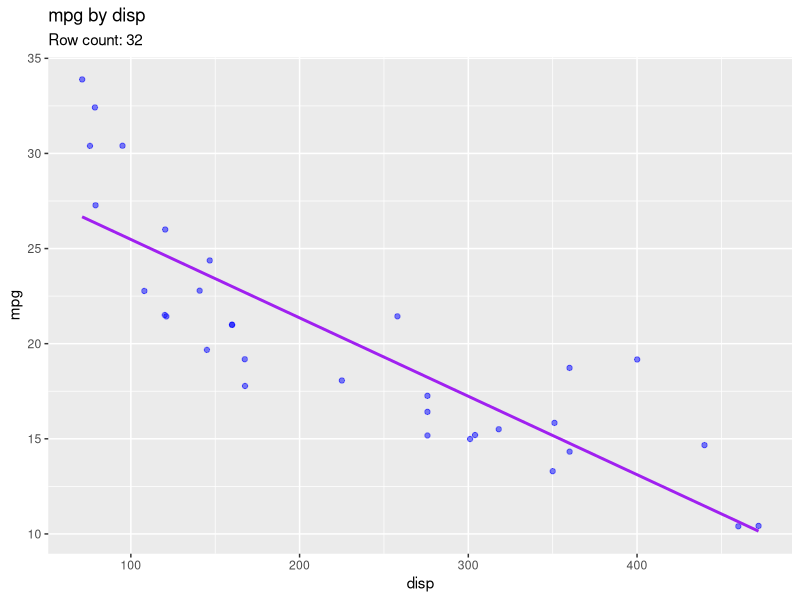
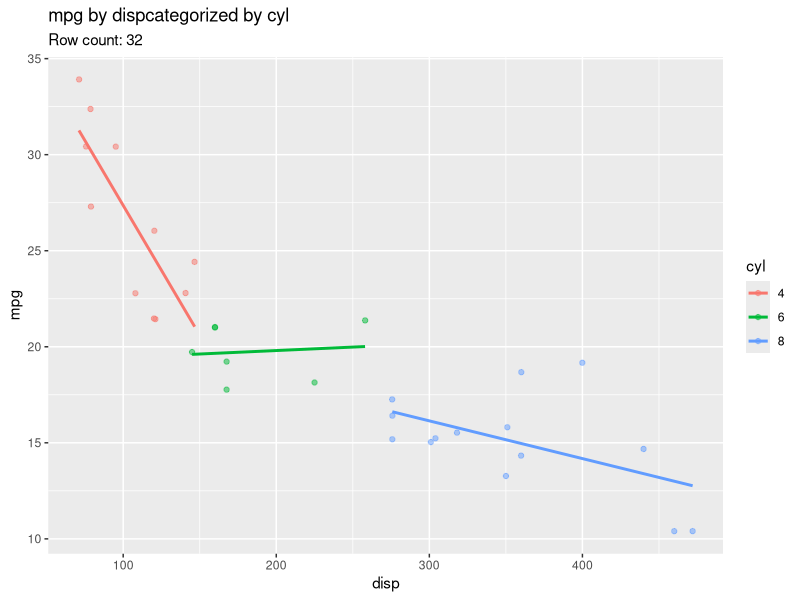
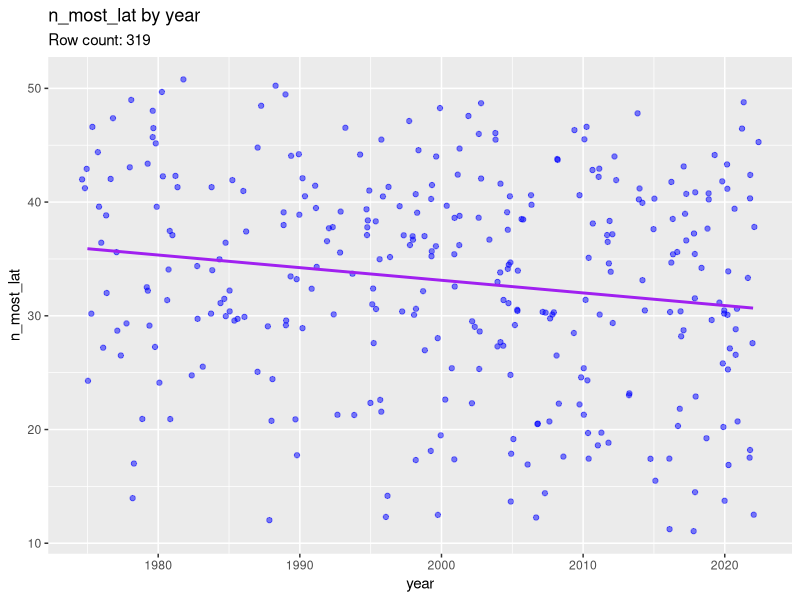
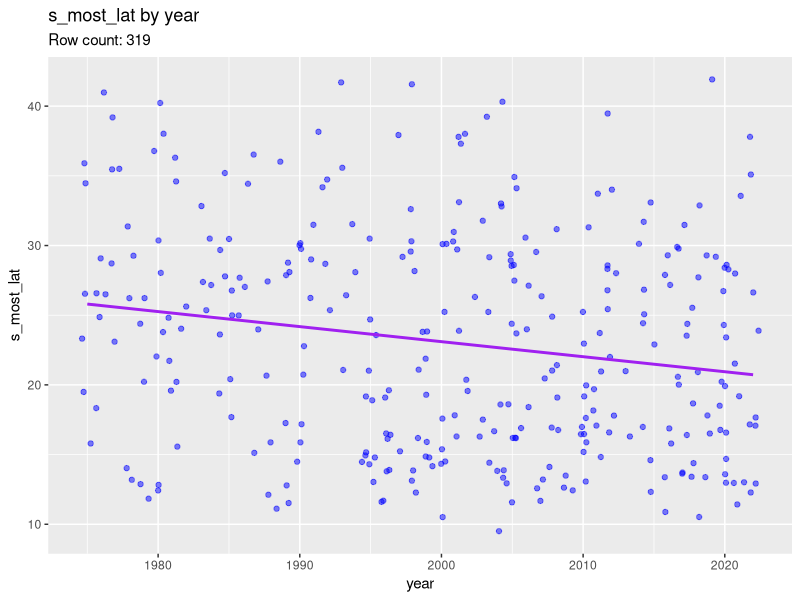
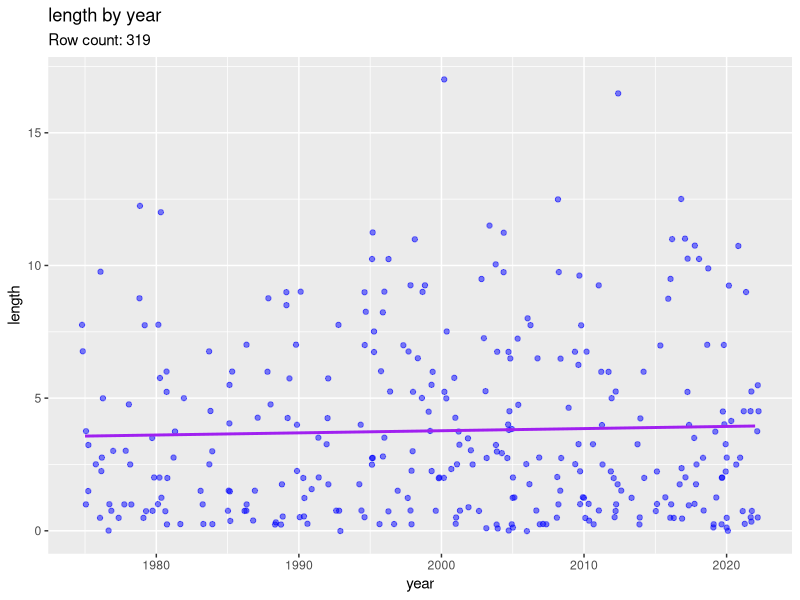
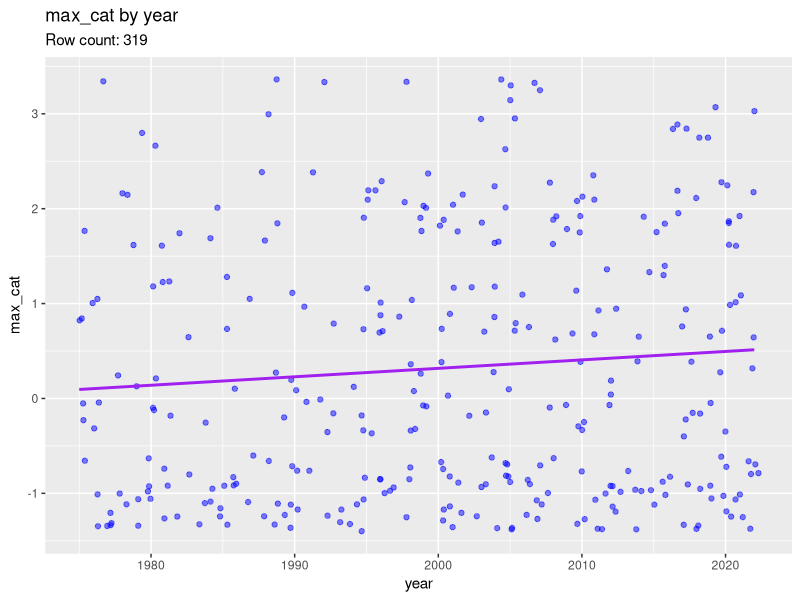
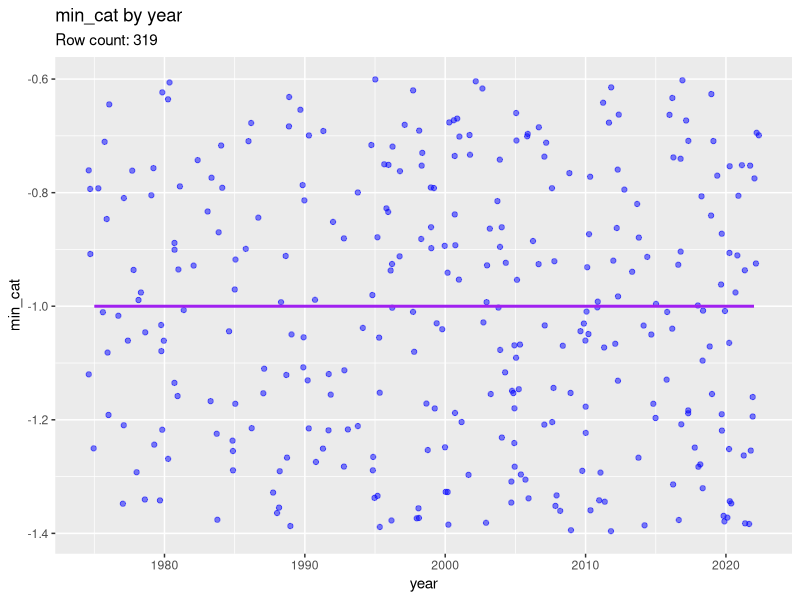
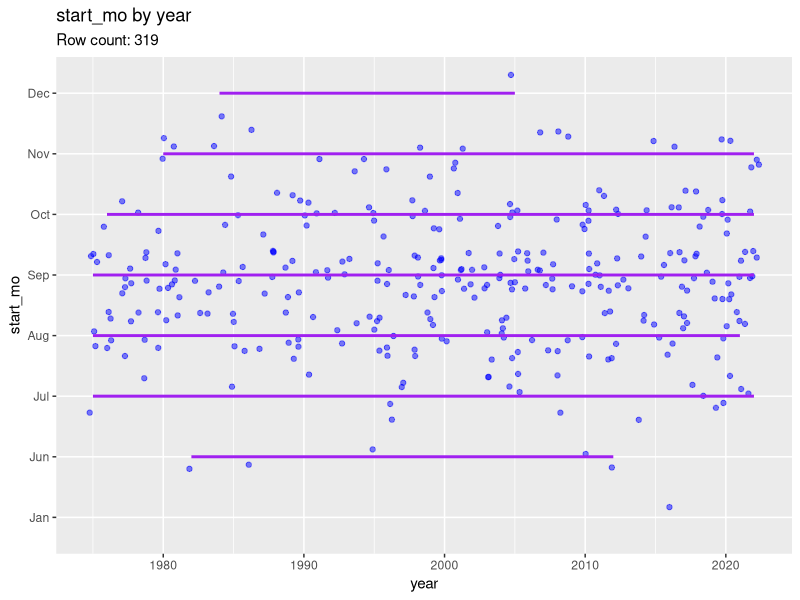

Generate these figures, in order, with R:
# Data Analysis Essentials
# Lesson 5 - Creation Functions for Exploratory Data Analysis
# Date: 12/08/2019

# Set Working Directory --------------------------------------------------------
setwd("C:/Users/arran/Dropbox/Data Analytics/Data Analysis Essentials/Data_Analysis_Essentials-HW_Output")

# Load Packages ----------------------------------------------------------------
library(stringr) # stringr
library(tidyverse) # tidyverse

# Write functions to create and save consistent plots --------------------------

# plot_save: function to name and save plots
plot_save <- function(filename) {
  filename %>% ggsave()
}

# gg_explore: create consistant scatterplots with variables mapped to the x and 
# y axes


# Define input variables and default parameters 
gg_explore <- function(data, x_col, y_col,
                       param_title = str_c(y_col, " by ", x_col),
                       param_subtitle = str_c("Row count: ", data %>% nrow()),
                       param_alpha = 0.5,
                       param_method = "lm",
                       param_se = FALSE,
                       param_line_color = "purple",
                       param_dot_color = "blue") {
  
  # Generate an exploratory plot and save it to the environment as "plt"
  plt <- data %>%
    ggplot(mapping = aes_string(x = x_col, y = y_col)) +
    geom_jitter(alpha = param_alpha, color = param_dot_color) + 
    geom_smooth(method = param_method, se = param_se, color = param_line_color) +
    ggtitle(param_title, subtitle = param_subtitle) 
  
  # Display the Plot
  plt %>% print()
  
  # save plot to file
  str_c(x_col, "vs", y_col, ".png") %>% plot_save()
}


# gg_explore_color: create consistant scatterplots with variables mapped to the
# x and y axes and to color

# Define input variables and default parameters 
gg_explore_color <- function(data, x_col, y_col, z_col,
                       param_title = str_c(y_col, " by ", x_col, 
                                           "categorized by ", z_col),
                       param_subtitle = str_c("Row count: ", data %>% nrow()),
                       param_alpha = 0.5,
                       param_method = "lm",
                       param_se = FALSE) {
  
  # Generate an exploratory plot and save it to the environment as "plt"
  plt <- data %>%
    ggplot(mapping = aes_string(x = x_col, y = y_col, color = z_col)) +
    geom_jitter(alpha = param_alpha) + 
    geom_smooth(method = param_method, se = param_se) +
    ggtitle(param_title, subtitle = param_subtitle) 
  
  # Display the Plot
  plt %>% print()
  
  # save plot to file
  str_c(x_col, "vs", y_col, "cat_by ", z_col, ".png") %>% plot_save()
}
  

# Test the functions using the mtcars dataset ----------------------------------

df_mtcars <- mtcars %>%
  mutate(cyl = as.factor(cyl),
         gear = as.factor(gear))

gg_explore(df_mtcars, "disp", "mpg")
gg_explore_color(df_mtcars, "disp", "mpg", "cyl")


# Explore the Data -------------------------------------------------------------

# glimpse()
storms %>% glimpse()
?storms

# head() & tail()
head(storms, 10)
tail(storms, 10)

# Display help on dataset
?storms


# Process the data -------------------------------------------------------------

# Save the dataframe as df_storms, removing columns that will not be used,
# coercing data types.  Filter to include only hurricanes

df_hurricane <- storms %>%
  select(-(12:13)) %>%
  filter(status == "hurricane") %>%
  mutate(year = as.integer(year),
         month = as.integer(month),
         hour = as.integer(hour))

# collapse the date & time variables into a single column
df_hurricane <- df_hurricane %>% 
  mutate(obs_date = str_c(month, "-", day, "-", year),
         # workaround: convert the hour variable to string type and join to 
         # ":00" so that lubridate will recognize as a time
         obs_time = str_c(as.character(hour), ":00"),
         obs_datetime = lubridate::mdy_hm(str_c(obs_date, "-", obs_time)),
         # convert max_cat into an integer variable, subtracting 2
         # so that the integer value matches the official category rather than
         # its ordinal position
         category = as.integer(category),
         category = category - 2) %>%
  select(name, obs_datetime, year, month, lat, long, category)


# group_by and summarize -------------------------------------------------------

# group by year and name, creating a single observation for each hurricane
# Note: Storms that occured over Dec 31/Jan 1 will have two observations,
# one in each year

df_hurricane_summary <- df_hurricane %>%
  group_by(year, name) %>%
  summarize(start = min(obs_datetime), end = max(obs_datetime),
            n_most_lat = max(lat), s_most_lat = min(lat), 
            max_cat = max(category),
            min_cat = min(category)) %>%
  mutate(length = (end - start)/lubridate::ddays(1),
         start_mo = lubridate::month(start, label = TRUE),
         end_mo = lubridate::month(end, label = TRUE))
         
# explore the summary table for df_hurricane_summary
df_hurricane_summary %>% 
  arrange(max_cat) %>%
  glimpse() %>%
  head(10)

df_hurricane_summary %>% 
  arrange(max_cat) %>%
  tail(10)

df_hurricane_summary %>% 
  arrange(min_cat) %>%
  glimpse() %>%
  head(10)

# Use walk() to iterate over the summary dataset and create visualizations------

# define x and y axis columns 

x_col <- "year"

y_cols <- c("n_most_lat", "s_most_lat", "length", "max_cat", "min_cat", 
            "start_mo", "end_mo")


# Create a functional call to iterate over the objects, calling gg_explore with 
# df_hurricane_summary 
y_cols %>% walk(gg_explore, data = df_hurricane_summary, x_col = x_col)


# Chart 1 - Length (in days) of Hurricanes, by Year ----------------------------

df_hurricane_summary %>% gg_explore("year", "length")

# This linear model shows the mean length (in days) of hurricanes increasing 
# over time. This observation is limited to the length of time that a given 
# weather event is classified as a hurricane - it does not account for the 
# length of time that the same weather event is observable as a tropical 
# depression or tropical storm.


# Chart 2 - Highest Category Reached of Hurricanes, by Year --------------------

df_hurricane_summary %>% ggplot(mapping = aes(x = year, y = max_cat)) +
  geom_jitter(alpha = 0.5, color = "blue") + 
  geom_smooth(method = "lm", se = FALSE, color = "purple") +
  labs(title = "Hurricanes: Highest Category Reached, by Year of Occurance",
       subtitle = "1975 - 2015")

# This scatterplot shows the higest category at which each hurricane was 
# observed. Note that I converted "category" from an ordinal to an integer 
# variable for the purpose of this analysis. Specifically, the linear model 
# shows that the highest cateogry reached increases over time.

# Analysis and Conclusions -----------------------------------------------------

# Viewing the charts above, I observe that by at least two measures, hurricanes 
# are becoming "worse" over time. Specifically, the charts show that the average
# length (in days) of hurricanes has increased from 1975 to 2015. The average 
# category reached - an indicator of wind speed and thus the strength of a 
# hurricane - has increased as well.

# Note that this analysis does not consider the average number of hurricanes 
# per year, nor the same storms as they build up to hurricane status, or as 
# they weaken from it. For instance, a single storm can be categorized as a 
# tropical depression, tropical storm, and hurricane at different points in 
# time, depending on its wind speed.
